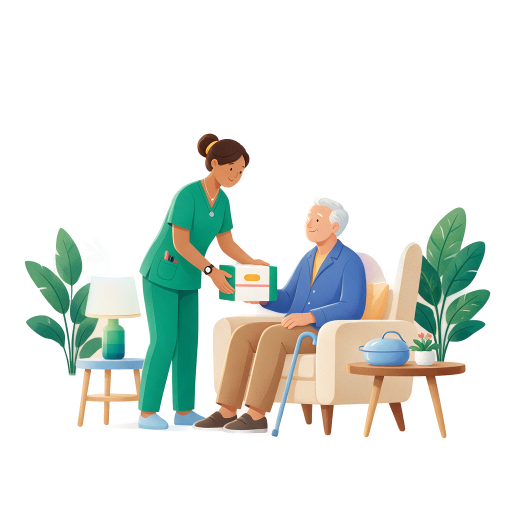
#> input picture art/cut/hero-home.png, 1024 x 1024 px (shown at 1/2 size)
$ python -i process.py   (imports and definitions only)
#> lines starting #> are read from the running program, lines starting #| are printed output that depends on the picture; after the words box and inside, x2 and y2 are one past the last pixel; in counts of white or black regions, pixels touching at a corner belong together
#> further down, picture is the input picture: PIL image 1024x1024 RGBA; mean R, G, B, A 128.5, 150.5, 120.8, 60.9
#!/usr/bin/env python3
"""Turn art/raw/<id>.png into assets/images/art/<id>.webp for the app.
Trims the white margin Seedream leaves, keeps the white background (the art
sits on white cards), and resizes so the bundle stays small."""
import os, sys
from PIL import Image, ImageChops

HERE = os.path.dirname(os.path.abspath(__file__))
ROOT = os.path.abspath(os.path.join(HERE, "..", ".."))
RAW = os.path.join(ROOT, "art", "raw")
CUT = os.path.join(ROOT, "art", "cut")  # rembg cutouts (RGBA) win over raw when present
OUT = os.path.join(ROOT, "assets", "images", "art")
SIZES = {"hero": 720, "tile": 320, "banner": 320}


def trim(im, pad=0.04):
#> called with pad = 0.04
    bg = Image.new("RGB", im.size, (255, 255, 255))
#> bg: PIL image 1024x1024 RGB; every value is 255
    diff = ImageChops.difference(im.convert("RGB"), bg).convert("L").point(lambda v: 255 if v > 18 else 0)
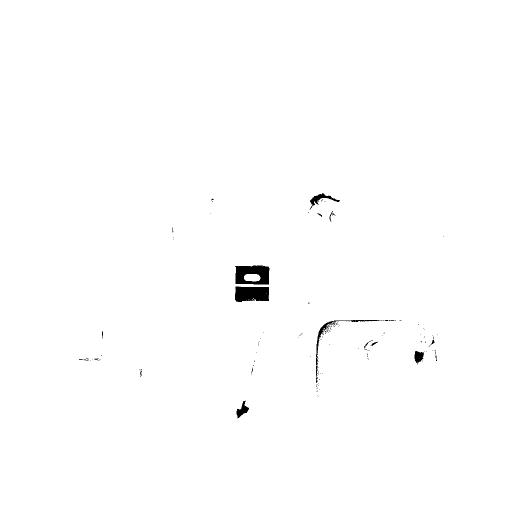
#> diff: PIL image 1024x1024 L (shown at 1/2 size); 99.4% white; 148 black regions (136 under 20 px), largest, box (x1, y1, x2, y2) and area: (470, 531, 539, 569) 2009, (470, 573, 538, 604) 1887, (632, 640, 761, 766) 744
    box = diff.getbbox()
#> box = (0, 0, 1024, 1024)
    if not box:
        return im
    w, h = im.size
#> w = 1024; h = 1024
    px = int(w * pad)
#> px = 40
    l, t, r, b = box
#> l = 0; t = 0; r = 1024; b = 1024
    box = (max(0, l - px), max(0, t - px), min(w, r + px), min(h, b + px))
    im = im.crop(box)
    # square it up on white so every asset keeps the same aspect
    side = max(im.size)
#> side = 1024
    canvas = Image.new("RGB", (side, side), (255, 255, 255))
    canvas.paste(im, ((side - im.size[0]) // 2, (side - im.size[1]) // 2))
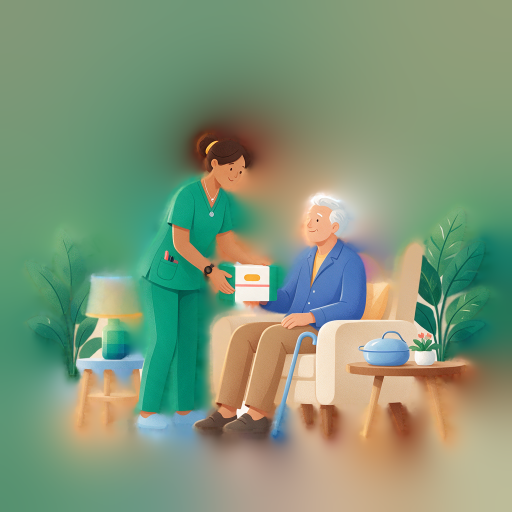
#> canvas: PIL image 1024x1024 RGB (shown at 1/2 size); mean R, G, B 128.5, 150.5, 120.8
    return canvas


def main():
    os.makedirs(OUT, exist_ok=True)
    only = set(sys.argv[1:])
    for name in sorted(os.listdir(RAW)):
        if not name.endswith(".png"):
            continue
        job = name[:-4]
        if only and job not in only:
            continue
        cut = os.path.join(CUT, name)
        if os.path.exists(cut):
            im = Image.open(cut).convert("RGBA")
            box = im.getchannel("A").point(lambda v: 255 if v > 8 else 0).getbbox()
            if box:
                w, h = im.size; px = int(w * 0.03)
                im = im.crop((max(0, box[0]-px), max(0, box[1]-px), min(w, box[2]+px), min(h, box[3]+px)))
            side = max(im.size)
            canvas = Image.new("RGBA", (side, side), (0, 0, 0, 0))
            canvas.paste(im, ((side - im.size[0]) // 2, (side - im.size[1]) // 2))
            im = canvas
        else:
            im = Image.open(os.path.join(RAW, name)).convert("RGB")
            im = trim(im)
        target = SIZES.get(job.split("-")[0], 320)
        im.thumbnail((target, target), Image.LANCZOS)
        dst = os.path.join(OUT, job + ".webp")
        im.save(dst, "WEBP", quality=86, method=6)
        print(f"{job}: {im.size[0]}x{im.size[1]} {os.path.getsize(dst)//1024} KB")


# [2 lines not run here, left out]

>>> from PIL import Image
>>> picture = Image.open('../../art/cut/hero-home.png')
>>> result = trim(picture)
